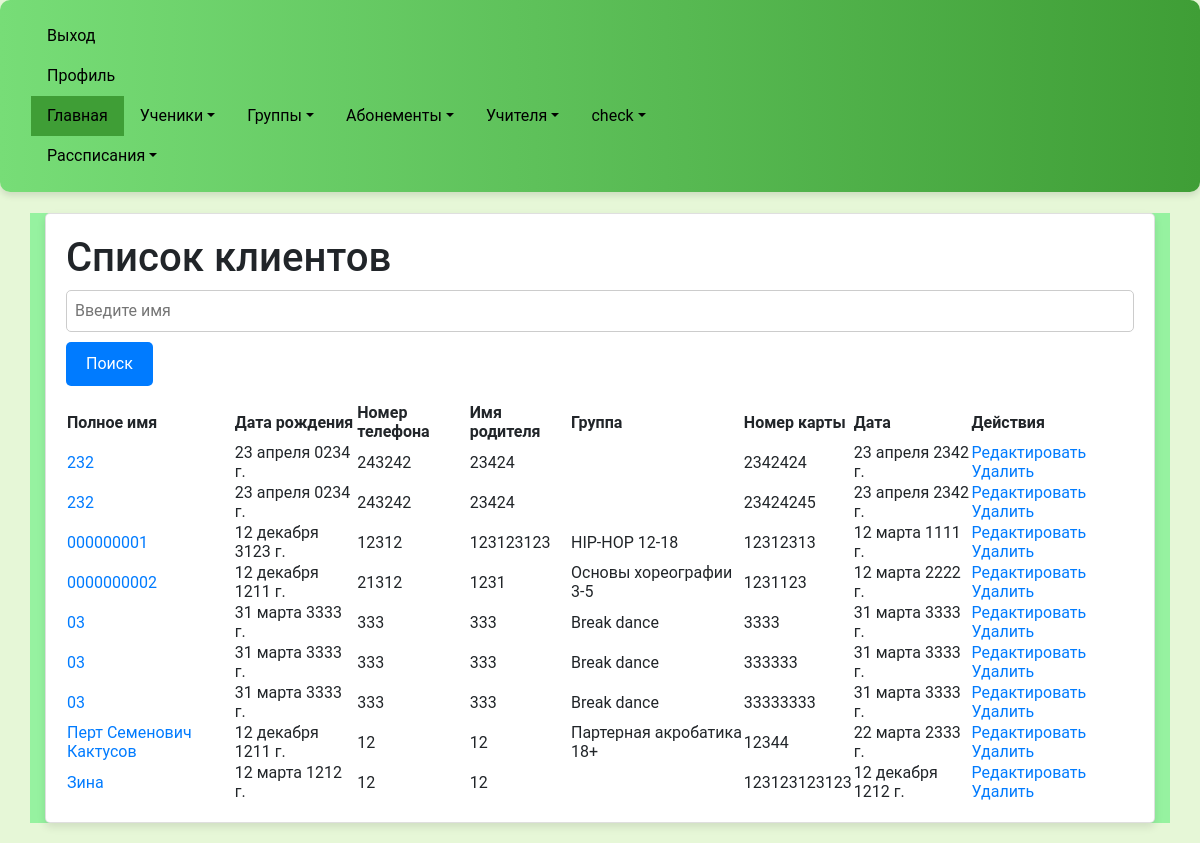
The app's page /students_oll/ (signed in) with its own data.
### myapp/models.py (models this page shows, shortened)
class Client(models.Model):
    full_name = models.CharField(max_length=255)
    birth_date = models.DateField()
    phone_number = models.CharField(max_length=20)
    parent_name = models.CharField(max_length=255)
    address = models.CharField(max_length=255, default='Unknown Address')  # Add a default value here
    card_number = models.CharField(max_length=100, unique=True)
    group_obj = models.ForeignKey('Group', on_delete=models.SET_NULL, null=True, blank=True)
    date_joined = models.DateField()

class Group(models.Model):
    name = models.CharField(max_length=255)
    coach = models.ForeignKey('Coach', on_delete=models.PROTECT, related_name='coach_groups')
    description = models.TextField()
    students = models.ManyToManyField(Client, related_name='group_students')

### myapp/views.py (the view)
# urls.py: path('students_oll/', client_list, name='client_list'),
@login_required
def client_list(request):
    query = request.GET.get('q')
    if query:
        clients = Client.objects.filter(full_name__icontains=query)
    else:
        clients = Client.objects.all()
    return render(request, 'client_list.html', {'clients': clients})

### myapp/templates/client_list.html
{% extends 'base.html' %}
{% block content %}
<div class="container">
    <div class="card">
        <h1>Список клиентов</h1>
      <form method="GET">
        <input type="text" name="q" placeholder="Введите имя" value="{{ request.GET.q }}">
        <button type="submit">Поиск</button>
    </form>
  <table>
    <thead>
      <tr>
        <th>Полное имя</th>
        <th>Дата рождения</th>
        <th>Номер телефона</th>
        <th>Имя родителя</th>
        <th>Группа</th>
        <th>Номер карты</th>
        <th>Дата</th>
        <th>Действия</th>
      </tr>
    </thead>
    <tbody>
      {% for client in clients %}
        <tr>
          <td><a href="{% url 'view_client_profile' id=client.id %}">{{ client.full_name }}</a></td>
          <td>{{ client.birth_date }}</td>
          <td>{{ client.phone_number }}</td>
          <td>{{ client.parent_name }}</td>
          <td>{{ client.group_obj.name }}</td>
          <td>{{ client.card_number }}</td>
          <td>{{ client.date_joined }}</td>
          <td>
            <a href="{% url 'update_client' id=client.id %}">Редактировать</a>
            <a href="{% url 'delete_client' id=client.id %}">Удалить</a>
          </td>
        </tr>
      {% endfor %}
    </tbody>
  </table>
    </div>
</div>
{% endblock %}

### myapp/templates/base.html (style rules this page uses)
body { font-family: 'Roboto', sans-serif; background-color: #e6f7d7; transition: background-color 0.5s ease; }
.container { margin-top: 20px; background-color: #96f2a0; }
.card { box-shadow: 0 4px 8px rgba(0, 0, 0, 0.1); border-radius: 5px; background-color: #fff; padding: 20px; margin-bottom: 20px; }
input, select { width: 100%; padding: 8px; margin-bottom: 10px; border: 1px solid #ccc; border-radius: 5px; box-sizing: border-box; }
button { padding: 10px 20px; background-color: #007bff; color: #fff; border: none; border-radius: 5px; cursor: pointer; }

### records on screen
Client: full_name "232", birth_date "23 апреля 0234 г.", phone_number "243242", parent_name "23424", card_number "2342424", date_joined "23 апреля 2342 г."
Client: full_name "232", birth_date "23 апреля 0234 г.", phone_number "243242", parent_name "23424", card_number "23424245", date_joined "23 апреля 2342 г."
Client: full_name "000000001", birth_date "12 декабря 3123 г.", phone_number "12312", parent_name "123123123", group_obj.name "HIP-HOP 12-18", card_number "12312313", date_joined "12 марта 1111 г."
Client: full_name "0000000002", birth_date "12 декабря 1211 г.", phone_number "21312", parent_name "1231", group_obj.name "Основы хореографии 3-5", card_number "1231123", date_joined "12 марта 2222 г."
Client: full_name "03", birth_date "31 марта 3333 г.", phone_number "333", parent_name "333", group_obj.name "Break dance", card_number "3333", date_joined "31 марта 3333 г."
Client: full_name "03", birth_date "31 марта 3333 г.", phone_number "333", parent_name "333", group_obj.name "Break dance", card_number "333333", date_joined "31 марта 3333 г."
Client: full_name "03", birth_date "31 марта 3333 г.", phone_number "333", parent_name "333", group_obj.name "Break dance", card_number "33333333", date_joined "31 марта 3333 г."
Client: full_name "Перт Семенович Кактусов", birth_date "12 декабря 1211 г.", phone_number "12", parent_name "12", group_obj.name "Партерная акробатика 18+", card_number "12344", date_joined "22 марта 2333 г."
Client: full_name "Зина", birth_date "12 марта 1212 г.", phone_number "12", parent_name "12", card_number "123123123123", date_joined "12 декабря 1212 г."
